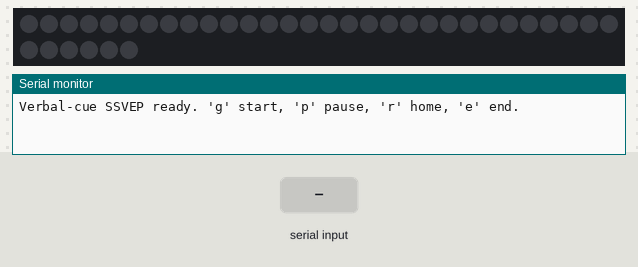
A sketch run on a simulated Arduino Uno, built with avr-gcc and run on an emulated ATmega328P. On the bench: 36 RGB LEDs in strip order, left to right, continuing on the next row, the last lines printed to the serial monitor. The test bench sets the inputs (shaded band). Dim RGB values are drawn brighter than linear.

Above: at 1.2 s.
1.3 s: "g" received over Serial
At 1.45 s:
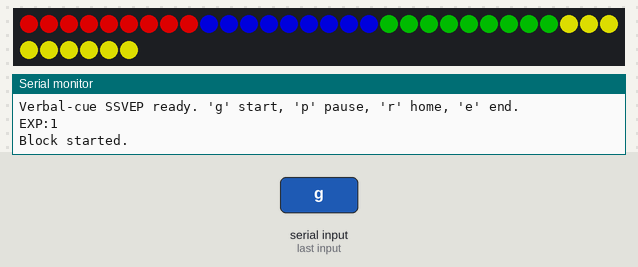
At 2.68 s:
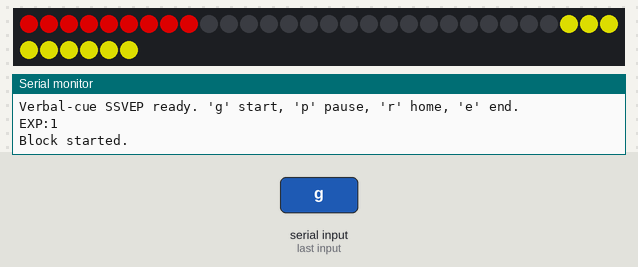
4.0 s: "g" received over Serial
At 4.28 s:
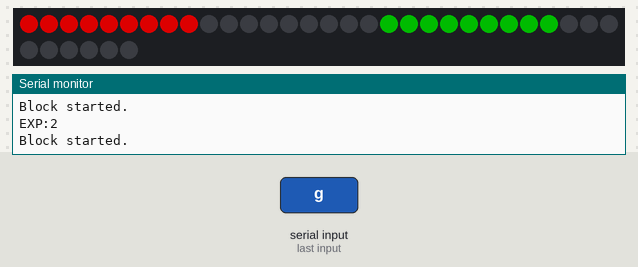
7.0 s: "e" received over Serial
Timing chart, 0 to 10.0 s (numbered marks = the images above; inputs shaded):
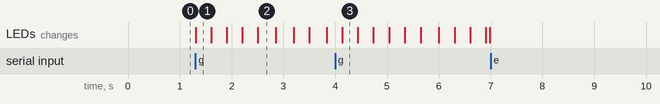

Measured:
- after the input at 1.3 s, the LEDs: change at once (image 1)
- after the input at 4.0 s, the LEDs: change after 0.14 s (image 3)

The sketch:

sequence_experiment.ino
```cpp
#include <FastLED.h>

// ── LED STRIP ────────────────  ────────────────────────────────────────────────
#define NUM_LEDS     36
#define LED_PIN       3
#define BRIGHTNESS  150
#define LED_TYPE  WS2812B
#define COLOR_ORDER GRB

CRGB leds[NUM_LEDS];

// ── SSVEP FREQUENCIES ────────────────────────────────────────────────────────
// 16/19/23/29 Hz: off-alpha, no harmonic clashes to 3rd, non-uniform spacing.
const float FREQS_HZ[4]    = {16.0f, 19.0f, 23.0f, 29.0f};
const CRGB  BASE_COLORS[4] = {CRGB::Red, CRGB::Blue, CRGB::Green, CRGB::Yellow};

// ── EEG TRIGGER ──────────────────────────────────────────────────────────────
#define TRIGGER_PIN   9
#define TRIGGER_MS    5           // standard EEG marker pulse width (ms)

// ────────────────────────────────────────────────────────────────────────────
// VERBAL-CUE, FREE-RUNNING PARADIGM
// ────────────────────────────────────────────────────────────────────────────
// No LED cue phase and no fixed trial sequence. The experimenter names the
// target aloud; the participant looks at it. The four groups flicker
// CONTINUOUSLY between robot moves. There is no per-trial colour assignment and
// no trial count — the block free-runs until 'e'.
//
// Serial protocol (unchanged bytes, new meaning where noted):
//   g : start block  -> new experimentId, begin flickering
//   p : robot moving -> freeze LEDs (all off)
//   r : robot home   -> fire pin-9 TTL (timing ref) + resume flickering
//   e : end block    -> stop, emit 'x' sentinel (recorder flushes)
//
// The pin-9 TTL now marks ROBOT-RETURNED-HOME, not cue onset. The Python node
// also publishes a 'home_reached' ROS marker on the same event.

// ── STATE ────────────────────────────────────────────────────────────────────
float   halfPeriod[4];
double  nextToggle[4];
uint8_t flickerState[4];

bool    running  = false;         // true while flickering (set by 'g'/'r')

// Experiment/block counter. Increments on every 'g'; resets only on reset/flash.
// Forwarded to Python as "EXP:<n>" so the recorder can name each recording.
uint16_t experimentId = 0;

// ── HELPERS ──────────────────────────────────────────────────────────────────

void allOff() {
    FastLED.clear();
    FastLED.show();
}

void sendTrigger() {
    digitalWrite(TRIGGER_PIN, HIGH);
    delay(TRIGGER_MS);
    digitalWrite(TRIGGER_PIN, LOW);
}

void initFlicker() {
    double now = (double)micros();
    for (uint8_t i = 0; i < 4; i++) {
        halfPeriod[i]   = 500000.0f / FREQS_HZ[i];
        nextToggle[i]   = now;
        flickerState[i] = 0;
    }
    FastLED.clear();
    FastLED.show();
}

// One pass of the flicker update (non-blocking; call every loop iteration).
void stepFlicker() {
    double now = (double)micros();
    bool dirty = false;
    for (uint8_t i = 0; i < 4; i++) {
        if (now >= nextToggle[i]) {
            nextToggle[i] += halfPeriod[i];
            flickerState[i] = !flickerState[i];
            CRGB color = flickerState[i] ? BASE_COLORS[i] : CRGB::Black;
            fill_solid(leds + (i * 9), 9, color);
            dirty = true;
        }
    }
    if (dirty) FastLED.show();
}

// ── SETUP ────────────────────────────────────────────────────────────────────
void setup() {
    FastLED.addLeds<LED_TYPE, LED_PIN, COLOR_ORDER>(leds, NUM_LEDS);
    FastLED.setBrightness(BRIGHTNESS);
    allOff();

    pinMode(TRIGGER_PIN, OUTPUT);
    digitalWrite(TRIGGER_PIN, LOW);

    Serial.begin(115200);
    Serial.println("Verbal-cue SSVEP ready. 'g' start, 'p' pause, 'r' home, 'e' end.");
}

// ── MAIN LOOP ─────────────────────────────────────────────────────────────────
void loop() {

    // ── Serial command handler ──────────────────────────────────────────────
    if (Serial.available()) {
        char cmd = Serial.read();

        if (cmd == 'g') {                       // start block: begin flickering
            experimentId++;
            Serial.print("EXP:");               // forwarded to MATLAB via Python
            Serial.println(experimentId);
            Serial.println("Block started.");
            initFlicker();
            running = true;

        } else if (cmd == 'e') {                // end block
            running = false;
            allOff();
            Serial.println("x");                // end-of-block sentinel -> MATLAB
            Serial.println("Block ended.");

        } else if (cmd == 'p') {                // robot moving -> freeze LEDs
            if (running) {
                running = false;
                allOff();
                Serial.println("Paused (robot moving).");
            }

        } else if (cmd == 'r') {                // robot home -> TTL + resume
            // Fire the pin-9 TTL to mark ROBOT-RETURNED-HOME on the EEG, then
            // resume continuous flickering for the next selection.
            sendTrigger();                      // EEG timing reference (home)
            Serial.println("HOME");             // parseable marker -> Python
            if (!running) {
                initFlicker();
                running = true;
                Serial.println("Resumed (flickering).");
            }
        }
    }

    if (!running) return;

    // Continuous flicker — no phases, no cue, no sequence.
    stepFlicker();
}
```
